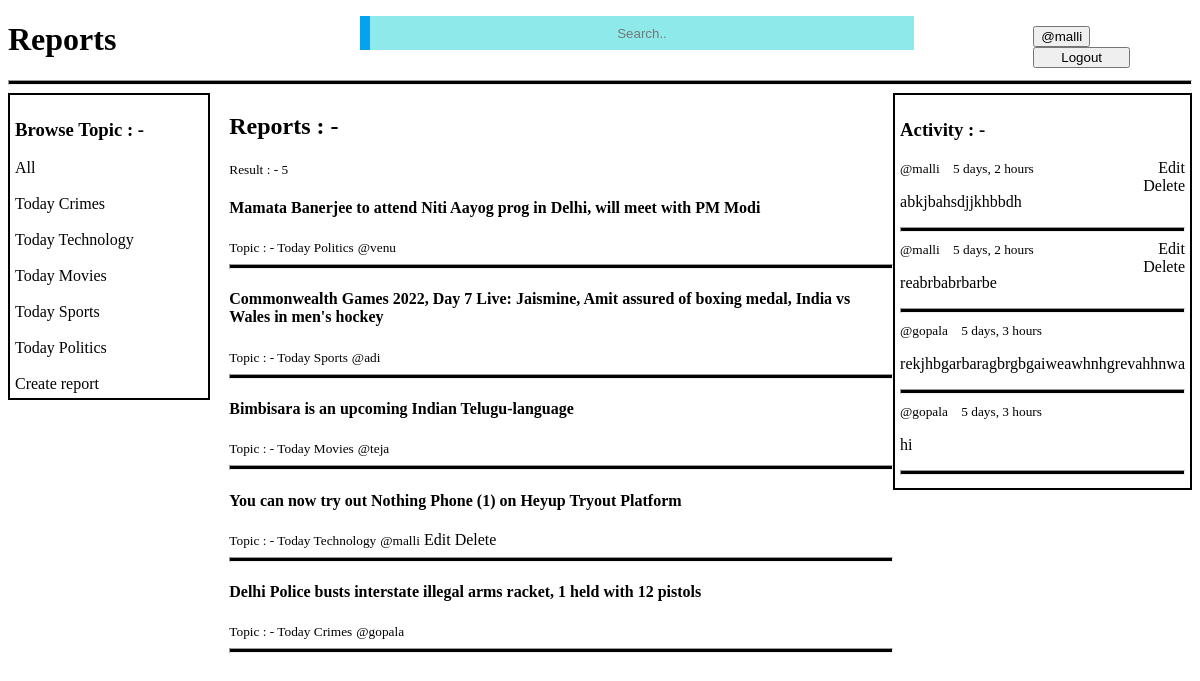
The page / (signed in) on the database its author committed.
### branch/models.py (models this page shows, shortened)
class User(AbstractUser):
    name=models.CharField(max_length=200,null=True)
    email=models.EmailField(unique=True,null=True)
    bio=models.TextField(null=True,blank=True)
    REQUIRED_FIELDS=[]

class Topic(models.Model):
    topic=models.CharField(max_length=200)
    def __str__(self):
        return self.topic

class Report(models.Model):
    host=models.ForeignKey(User,on_delete=models.SET_NULL,null=True)
    topic=models.ForeignKey(Topic,on_delete=models.SET_NULL,null=True)
    headlines=models.CharField(max_length=200)
    description=models.TextField(null=True,blank=True)
    participents=models.ManyToManyField(User,related_name="participents",blank=True)
    created=models.DateTimeField(auto_now_add=True)
    updated=models.DateField(auto_now=True)
    class Meta:
        ordering=['-updated','-created']

class Comment(models.Model):
    name=models.ForeignKey(User,on_delete=models.CASCADE)
    Report=models.ForeignKey(Report,on_delete=models.CASCADE)
    body=models.TextField()
    created=models.DateTimeField(auto_now_add=True)
    updated=models.DateField(auto_now=True)
    class Meta:
        ordering=['-updated','-created']
    def __str__(self):
        return self.body[0:50]

### branch/views.py (the view)
# urls.py: path('',views.home,name="home"),
def home(request):
    q=request.GET.get('q') if request.GET.get('q') != None else ""
    report=Report.objects.filter(Q(topic__topic__icontains=q)|
                                 Q(headlines__icontains=q)|
                                 Q(description__icontains=q))
    comment=Comment.objects.filter(Report__topic__topic__icontains=q)
    report_count=report.count()
    topic=Topic.objects.all()
    dict={'reports':report,'topics':topic,'report_count':report_count,'comments':comment}
    return render(request,'home.html',dict)

### templates/home.html (shortened to what this page needs)
{% extends 'main.html' %}
{% block content%}
<div class="home">
    <div>
        {% include 'Browse_topic.html' %}
    </div>
    <div>
        {% include 'Report_all.html' %}
    </div>
    <div>
        {% include 'Activity.html' %}
    </div>
</div>
{% endblock content%}

### templates/navbar.html (shortened to what this page needs)
    <h1><a href="/">Reports</a></h1>
    <form method="get" action="{% url 'home' %}">
        <input class="input" type="text" placeholder="Search.." name="q">
    </form>
    <div class="nav-container">
        {% if request.user.is_authenticated %}
        <button><a href="{% url 'profile' request.user.id %}">@{{request.user}}</a></button>
        <br>
        <button><a href="{% url 'logoutuser' %} " style="margin: 20px;">Logout</a></button>
        {% else %}
        <button><a href="{% url 'loginuser'%}">Login</a></button>
        {%endif%}
    </div>
    <hr>

### templates/Browse_topic.html (shortened to what this page needs)
<div class="browse-container">
<h3>Browse Topic : - </h3>
<a href="/">All</a><br><br>
{% for topic in topics%}
<a href="{% url 'home'%}?q={{topic.topic}}">{{topic.topic}}</a><br><br>
{% endfor%}
<a href="{% url 'createreport' %}">Create report </a>
</div>

### templates/Report_all.html
<h2>Reports : -</h2>
<small>Result : - {{report_count}}</small><br>
{% for report in reports %}
<h4><a href="{% url 'report' report.id %}">{{report.headlines}}</a></h4>
<small>Topic : - {{report.topic}}</small>
<small><a href="{% url 'profile' report.host.id %}">@{{report.host}}</a></small>
{% if request.user == report.host %}
<a href="{% url 'editreport' report.id %}">Edit</a>
<a href="{% url 'deletereport' report.id %}">Delete</a>
{% endif %}
<hr>
{% endfor %}

### templates/Activity.html (shortened to what this page needs)
<div class="activity-container">
    <h3>Activity : - </h3>
    {% for comment in comments%}
    <small><a href="{% url 'profile' comment.name.id %}">@{{comment.name}}</a>&nbsp;&nbsp;&nbsp;&nbsp;{{comment.created|timesince}}</small>
    {% if request.user == comment.name %}
    <a href="{% url 'editcomment' comment.id %}" class="aedit">Edit</a><br>
    <a href="{% url 'deletecomment' comment.id %}" class="adelete">Delete</a>
    {% endif %}
    <p>{{comment}}</p><hr>
    {% endfor %}
</div>

### templates/main.html (style rules this page uses)
a { text-decoration: none; color: black; }

### templates/navbar.html (style rules this page uses)
.input { position: absolute; text-align: center; left: 30%; top: 2%; width: 45%; height: 4%; border: none; background-color: rgb(142, 234, 234); border-left: 10px solid rgb(5, 162, 240); }
.nav-container { position: absolute; margin: 10px; right:5%; top: 2%; }
hr { height: 3px; background-color: black; }

### templates/home.html (style rules this page uses)
.home { display: grid; grid-template-columns: 1fr 3fr 1fr; }

### templates/Browse_topic.html (style rules this page uses)
.browse-container { padding: 5px; border: 2px solid black; width: 85%; }

### templates/Activity.html (style rules this page uses)
.activity-container { border: 2px solid black; padding: 5px; }
.aedit { position: relative; float: right; }
.adelete { position: relative; float: right; }

### rows shown on the page
User: user "malli"
Topic: topic "Today Crimes"
Topic: topic "Today Technology"
Topic: topic "Today Movies"
Topic: topic "Today Sports"
Topic: topic "Today Politics"
Report: headlines "Mamata Banerjee to attend Niti Aayog prog in Delhi, will meet with PM Modi", topic "Today Politics", host "venu"
Report: headlines "Commonwealth Games 2022, Day 7 Live: Jaismine, Amit assured of boxing medal, India vs Wales in men's hockey", topic "Today Sports", host "adi"
Report: headlines "Bimbisara is an upcoming Indian Telugu-language", topic "Today Movies", host "teja"
Report: headlines "You can now try out Nothing Phone (1) on Heyup Tryout Platform", topic "Today Technology", host "malli", shows "Edit"
Report: headlines "Delhi Police busts interstate illegal arms racket, 1 held with 12 pistols", topic "Today Crimes", host "gopala"
Comment: name "malli", created "5 days, 2 hours", shows "Edit", body "abkjbahsdjjkhbbdh"
Comment: name "malli", created "5 days, 2 hours", shows "Edit", body "reabrbabrbarbe"
Comment: name "gopala", created "5 days, 3 hours", body "rekjhbgarbaragbrgbgaiweawhnhgrevahhnwa"
Comment: name "gopala", created "5 days, 3 hours", body "hi"

### other values the page prints
{{ report_count }} "5"
